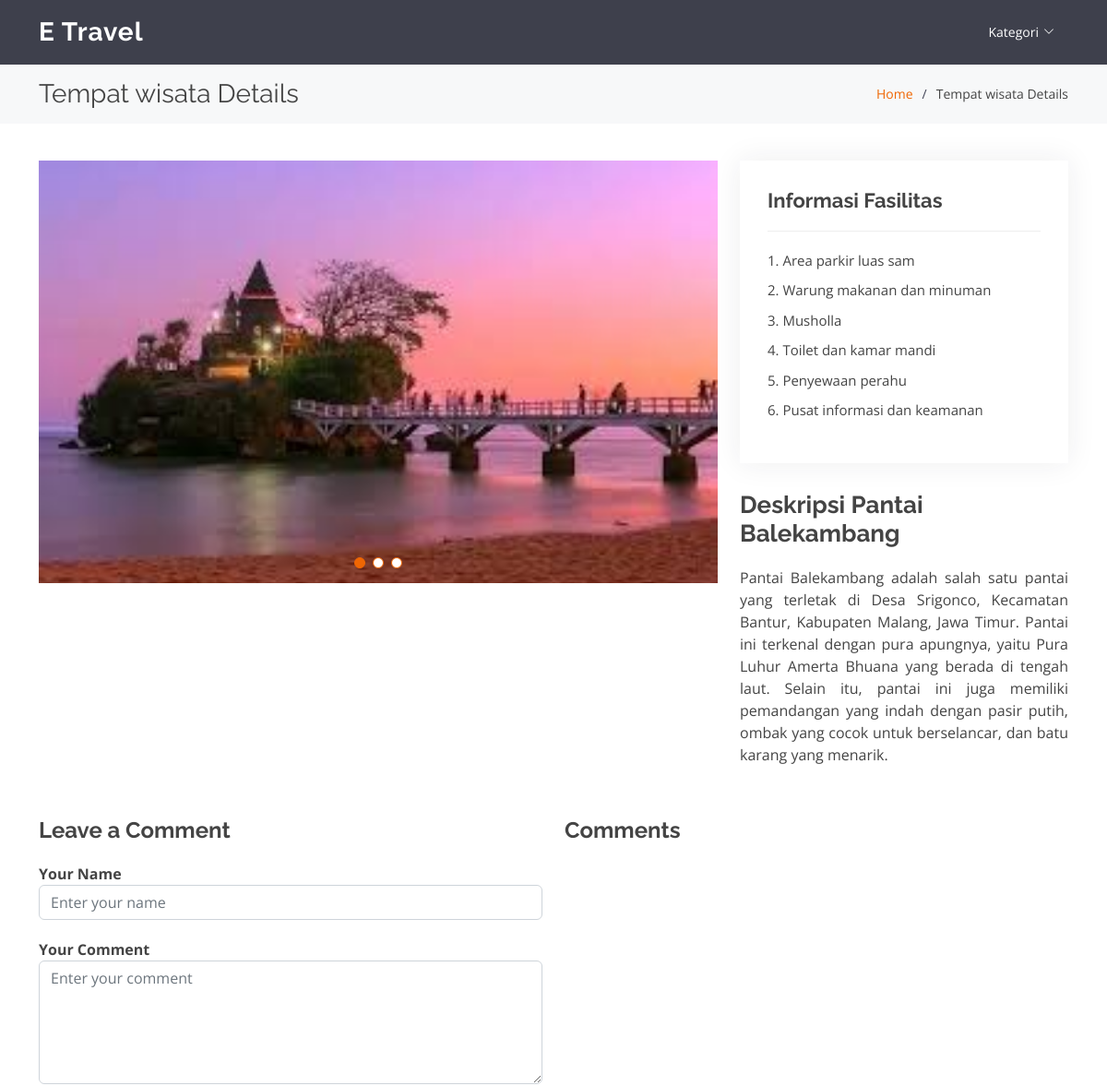
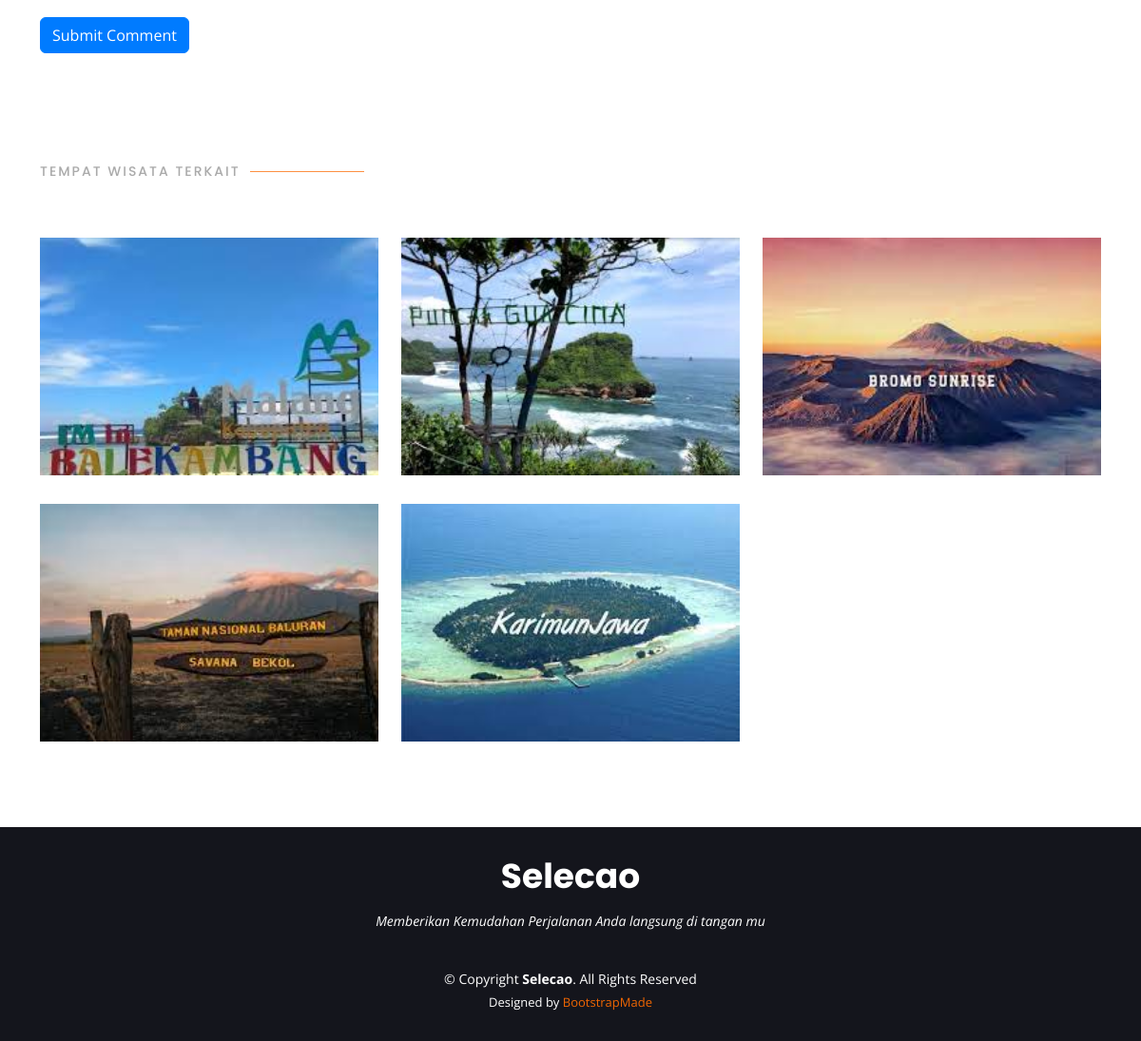
The app's page /portfolio-details.php?id_tempat_wisata=9 with its own data (2 pictures, top to bottom).
### tables this page shows
CREATE TABLE `image` (
  `id_image` int(11) NOT NULL,
  `image` varchar(255) NOT NULL,
  `image_satu` varchar(255) NOT NULL,
  `image_dua` varchar(255) NOT NULL,
  `id_tempat_wisata` int(11) NOT NULL
);

CREATE TABLE `fasilitas` (
  `id_fasilitas` int(11) NOT NULL,
  `deskripsi_fasilitas` text NOT NULL,
  `id_tempat_wisata` int(11) NOT NULL
);

CREATE TABLE `tempat_wisata` (
  `id_tempat_wisata` int(11) NOT NULL,
  `name_tw` varchar(255) NOT NULL,
  `deskripsi` text NOT NULL,
  `image_tw` varchar(255) NOT NULL,
  `id_daerah_wisata` int(11) NOT NULL,
  `id_kategori` int(11) NOT NULL
);

### public/portfolio-details.php (the view, shortened to what this page needs)
<!DOCTYPE html>
<html lang="en">
<head>
    <link href="assets/vendor/animate.css/animate.min.css" rel="stylesheet">
    <link href="assets/vendor/aos/aos.css" rel="stylesheet">
    <link href="assets/vendor/bootstrap/css/bootstrap.min.css" rel="stylesheet">
    <link href="assets/vendor/bootstrap-icons/bootstrap-icons.css" rel="stylesheet">
    <link href="assets/vendor/boxicons/css/boxicons.min.css" rel="stylesheet">
    <link href="assets/vendor/glightbox/css/glightbox.min.css" rel="stylesheet">
    <link href="assets/vendor/remixicon/remixicon.css" rel="stylesheet">
    <link href="assets/vendor/swiper/swiper-bundle.min.css" rel="stylesheet">
    <link href="assets/css/style.css" rel="stylesheet">
</head>
<body>
    <header id="header" class="fixed-top d-flex align-items-center  ">
    <div class="container d-flex align-items-center justify-content-between">
      <div class="logo">
        <h1><a href="index.php">E Travel</a></h1>
      </div>
      <nav id="navbar" class="navbar">
        <ul>
          <li class="dropdown"><a href="#"><span>Kategori</span> <i class="bi bi-chevron-down"></i></a>
          </li>
        </ul>
      </nav>
      </div>
  </header>
    <main id="main">
        <section id="breadcrumbs" class="breadcrumbs">
            <div class="container">
                <div class="d-flex justify-content-between align-items-center">
                    <h2>Tempat wisata Details</h2>
                    <ol>
                        <li><a href="index.php">Home</a></li>
                        <li>Tempat wisata Details</li>
                    </ol>
                </div>
            </div>
        </section>
        <section id="portfolio-details" class="portfolio-details">
            <div class="container">
                <div class="row gy-4">
                    <div class="col-lg-8">
                        <div class="portfolio-details-slider swiper">
                            <div class="swiper-wrapper align-items-center">
                                <?php
                                include "../config/config.php";
                                $id_tempat_wisata = $_GET['id_tempat_wisata'];
                                $data = mysqli_query($host, "SELECT * FROM `image` WHERE `id_tempat_wisata` = $id_tempat_wisata");
                                while ($d = mysqli_fetch_array($data)) {
                                ?>
                                    <div class="swiper-slide">
                                        <img src="../admin/assets/img/<?php echo $d["image"]; ?>" data-gallery="portfolioGallery" class="portfolio-lightbox preview-link" alt="">
                                    </div>
                                <?php
                                }
                                ?>
                            </div>
                            <div class="swiper-pagination"></div>
                        </div>
                    </div>
                    <div class="col-lg-4">
                        <?php
                        $query = "SELECT deskripsi_fasilitas FROM fasilitas WHERE id_tempat_wisata = $id_tempat_wisata";
                        $result = mysqli_query($host, $query);
                        $row = mysqli_fetch_assoc($result);
                        $description = $row['deskripsi_fasilitas'];
                        $items = explode("\n", $description);
                        ?>
                        <div class="portfolio-info">
                            <h3>Informasi Fasilitas</h3>
                            <ul>
                                <?php foreach ($items as $item) { ?>
                                    <?php if (!empty($item)) { ?>
                                        <li><strong></strong> <?php echo trim($item); ?><br></li>
                                    <?php } ?>
                                <?php } ?>
                            </ul>
                        </div>
                        <?php
                        $query = "SELECT name_tw, deskripsi FROM tempat_wisata WHERE id_tempat_wisata = $id_tempat_wisata";
                        $result = mysqli_query($host, $query);
                        if ($result && mysqli_num_rows($result) > 0) {
                            $row = mysqli_fetch_assoc($result);
                            $name_tw = $row['name_tw'];
                            $deskripsi = $row['deskripsi'];
                        } else {
                            $name_tw = "Title Not Found";
                            $deskripsi = "Description Not Found";
                        }
                        ?>
                        <div class="portfolio-description">
                            <h2>Deskripsi <?php echo $name_tw; ?></h2>
                            <p style="text-align: justify;">
                                <?php echo $deskripsi; ?>
                            </p>
                        </div>
                    </div>
                    <div class="portfolio-comments">
                        <div class="row">
                            <div class="col-lg-6">
                                <h3>Leave a Comment</h3>
                                <form class="comment-form" action="proses-add.php" method="post">
                                    <div class="form-group">
                                        <label for="name">Your Name</label>
                                        <input type="text" class="form-control" id="name" name="name_komentar" placeholder="Enter your name" required>
                                    </div>
                                    <div class="form-group">
                                        <label for="comment">Your Comment</label>
                                        <textarea class="form-control" id="comment" rows="5" placeholder="Enter your comment" name="komentar" required></textarea>
                                    </div>
                                    <button type="submit" class="btn btn-primary" name="submit_komentar">Submit Comment</button>
                                </form>
                            </div>
                            <div class="col-lg-6">
                                <div class="comment-list">
                                    <h3>Comments</h3>
                                </div>
                            </div>
                        </div>
                    </div>
                </div>
            </div>
        </section>
                <section id="portfolio" class="portfolio">
                <div class="container">
                    <div class="section-title" data-aos="fade-up">
                    <h2>Tempat Wisata Terkait</h2>
                    </div>
                    <div class="row">
                    <div class="container">
                        <div class="row portfolio-container" data-aos="fade-up">
                        <?php
                        include "../config/config.php";
                        $data = mysqli_query($host, "SELECT `tw`.`id_tempat_wisata`, `tw`.`name_tw`, `tw`.`deskripsi`, `tw`.`image_tw`, `dw`.`name_dw`, `ka`.`id_kategori`, `ka`.`name_kategori`
                        FROM `tempat_wisata` AS `tw`
                        JOIN `daerah_wisata` AS `dw` ON `tw`.`id_daerah_wisata` = `dw`.`id_daerah_wisata`
                        JOIN `kategori` AS `ka` ON `tw`.`id_kategori` = `ka`.`id_kategori`
                        WHERE `tw`.`id_daerah_wisata` = (SELECT `id_daerah_wisata` FROM `tempat_wisata` WHERE `id_tempat_wisata` = '$id_tempat_wisata')");
                        while ($d = mysqli_fetch_array($data)) {
                        ?>
                            <div class="col-lg-4 col-md-6 portfolio-item filter-card">
                            <div class="portfolio-img"><img src="../admin/assets/img/<?php echo $d["image_tw"]; ?>" class="img-fluid" alt="image"></div>
                            </div>
                        <?php
                        }
                        ?>
                        </div>
                    </div>
                    </div>
                </div>
                </section>
    </main>
    <footer id="footer">
        <div class="container">
            <h3>Selecao</h3>
            <p>Memberikan Kemudahan Perjalanan Anda langsung di tangan mu</p>
            <div class="copyright">
                &copy; Copyright <strong><span>Selecao</span></strong>. All Rights Reserved
            </div>
            <div class="credits">
                Designed by <a href="https://bootstrapmade.com/">BootstrapMade</a>
            </div>
        </div>
    </footer>
</body>
</html>

### public/assets/css/style.css (style rules this page uses)
body { font-family: "Open Sans", sans-serif; color: #444444; }
a { color: #ef6603; text-decoration: none; }
h1, h2, h3, h4, h5, h6 { font-family: "Raleway", sans-serif; }
#header { height: 70px; transition: all 0.5s; z-index: 997; transition: all 0.5s; background: rgba(42, 44, 57, 0.9); }
#header .logo h1 { font-size: 28px; margin: 0; padding: 0; line-height: 1; font-weight: 700; letter-spacing: 1px; }
#header .logo h1 a, #header .logo h1 a:hover { color: #fff; text-decoration: none; }
.navbar { padding: 0; }
.navbar ul { margin: 0; padding: 0; display: flex; list-style: none; align-items: center; }
.navbar li { position: relative; }
.navbar a, .navbar a:focus { display: flex; align-items: center; justify-content: space-between; padding: 5px 15px 7px 15px; margin-left: 5px; font-size: 14px; color: #fff; white-space: nowrap; transition: 0.3s; border-radius: 50px; }
.navbar a i, .navbar a:focus i { font-size: 12px; line-height: 0; margin-left: 5px; }
section { padding: 60px 0; overflow: hidden; }
.section-title { padding-bottom: 40px; }
.section-title h2 { font-size: 14px; font-weight: 500; padding: 0; line-height: 1px; margin: 0 0 5px 0; letter-spacing: 2px; text-transform: uppercase; color: #aaaaaa; font-family: "Poppins", sans-serif; }
.section-title h2::after { content: ""; width: 120px; height: 1px; display: inline-block; background: #fd9042; margin: 4px 10px; }
.portfolio .portfolio-item { margin-bottom: 30px; }
.portfolio-img { height: 250px; }
.portfolio-img img { width: 100%; height: 100%; object-fit: cover; }
.portfolio .portfolio-item .portfolio-img { overflow: hidden; }
.portfolio .portfolio-item .portfolio-img img { transition: all 0.8s ease-in-out; }
.portfolio-details { padding-top: 40px; }
.portfolio-details .portfolio-details-slider img { width: 100%; }
.portfolio-details .portfolio-details-slider .swiper-pagination { margin-top: 20px; position: relative; }
.portfolio-details .portfolio-info { padding: 30px; box-shadow: 0px 0 30px rgba(42, 44, 57, 0.08); }
.portfolio-details .portfolio-info h3 { font-size: 22px; font-weight: 700; margin-bottom: 20px; padding-bottom: 20px; border-bottom: 1px solid #eee; }
.portfolio-details .portfolio-info ul { list-style: none; padding: 0; font-size: 15px; }
.portfolio-details .portfolio-info ul li+li { margin-top: 10px; }
.portfolio-details .portfolio-description { padding-top: 30px; }
.portfolio-details .portfolio-description h2 { font-size: 26px; font-weight: 700; margin-bottom: 20px; }
.portfolio-details .portfolio-description p { padding: 0; }
.breadcrumbs { padding: 15px 0; margin-top: 70px; background: #f7f8f9; min-height: 40px; }
.breadcrumbs h2 { font-size: 28px; font-weight: 400; margin: 0; }
.breadcrumbs ol { display: flex; flex-wrap: wrap; list-style: none; padding: 0; margin: 0; font-size: 14px; }
.breadcrumbs ol li+li { padding-left: 10px; }
.breadcrumbs ol li+li::before { display: inline-block; padding-right: 10px; color: #404356; content: "/"; }
#footer { background: #14151c; color: #fff; font-size: 14px; text-align: center; padding: 30px 0; }
#footer h3 { font-size: 36px; font-weight: 700; color: #fff; position: relative; font-family: "Poppins", sans-serif; padding: 0; margin: 0 0 15px 0; }
#footer p { font-size: 15; font-style: italic; padding: 0; margin: 0 0 40px 0; }
#footer .copyright { margin: 0 0 5px 0; }
#footer .credits { font-size: 13px; }

### public/portfolio-details.php (style rules this page uses)
.portfolio-details-slider .swiper-slide img { width: 100%; height: auto; }
.swiper-slide { height: 0; padding-bottom: 56.25%; position: relative; }
.swiper-slide img { position: absolute; top: 0; left: 0; width: 100%; height: 100%; object-fit: cover; }
.portfolio-comments { margin-top: 40px; }
.portfolio-comments h3 { font-size: 24px; font-weight: bold; margin-bottom: 20px; }
.comment-form .form-group { margin-bottom: 20px; }
.comment-form label { font-weight: bold; }
.btn-primary { background-color: #007bff; color: #fff; border-color: #007bff; }
.portfolio-img { height: 250px; }
.portfolio-img img { width: 100%; height: 100%; object-fit: cover; }

### records on screen
image: image (picture)
fasilitas: deskripsi_fasilitas "1. Area parkir luas sam", deskripsi_fasilitas "2. Warung makanan dan minuman", deskripsi_fasilitas "3. Musholla", deskripsi_fasilitas "4. Toilet dan kamar mandi", deskripsi_fasilitas "5. Penyewaan perahu", deskripsi_fasilitas "6. Pusat informasi dan keamanan"
tempat_wisata: name_tw "Pantai Balekambang", deskripsi "Pantai Balekambang adalah salah satu pantai yang terletak di Desa Srigonco, Kecamatan Bantur, Kabupaten Malang, Jawa Timur. Pantai ini terkenal dengan pura apungnya, yaitu Pura Luhur Amerta Bhuana yang berada di tengah laut. Selain itu, pantai ini juga memiliki pemandangan yang indah dengan pasir putih, ombak yang cocok untuk berselancar, dan batu karang yang menarik.", image_tw (picture)
tempat_wisata: image_tw (picture)
tempat_wisata: image_tw (picture)
tempat_wisata: image_tw (picture)
tempat_wisata: image_tw (picture)
